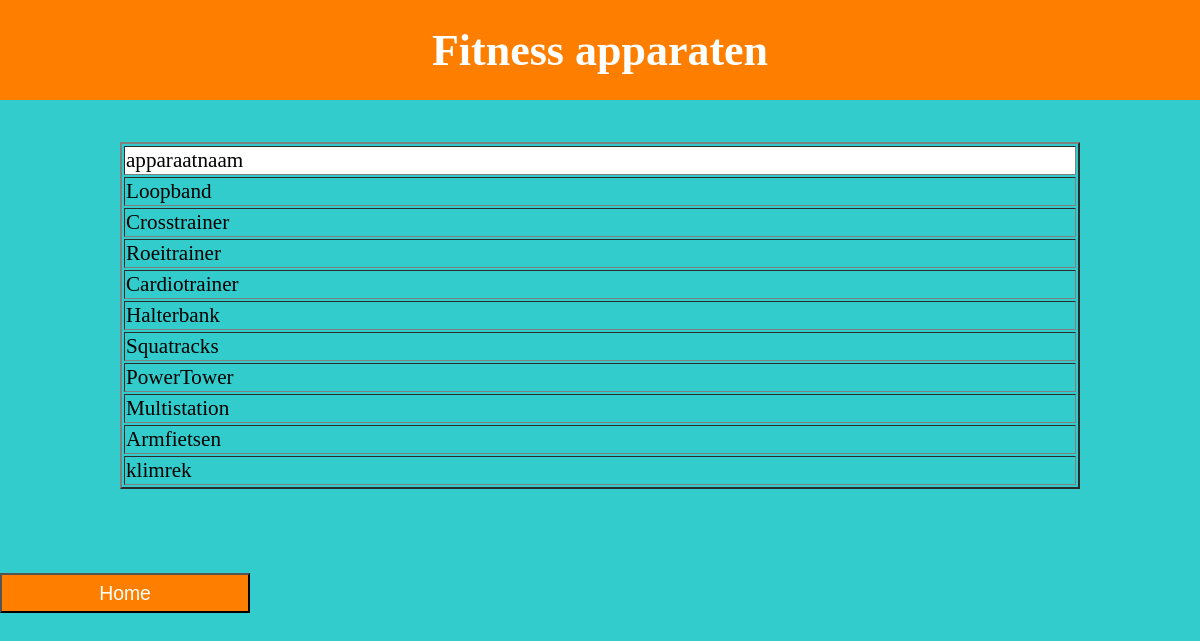
The page /apparaatnaam.php on the database its author committed.
### tables this page shows
CREATE TABLE IF NOT EXISTS `apparaten` (
`Apparaatnr` int(3) NOT NULL,
  `Apparaatnaam` varchar(25) DEFAULT NULL,
  `Kostenpermaand` varchar(2) DEFAULT NULL
);

### apparaatnaam.php (the view, shortened to what this page needs)
<html>
<head>
	<link rel='stylesheet' type='text/css' href='fit.css'>
	</head>
	<body>
	<header>
	<h1>Fitness apparaten</h1>
	</header>
	<BR><BR>
	<?php
	require_once'DBCONFIG.php';
	try
	{
	$sQuery = "SELECT Apparaatnaam FROM apparaten";
	$oStmt = $db->prepare($sQuery);
	$oStmt->execute();
		if($oStmt->rowcount()>0)
		{
			echo '<table border="2">';
			echo '<thead>';
			echo '<td>apparaatnaam</td>';
			echo '</thead>';
			while($aRow =$oStmt->fetch(PDO::FETCH_ASSOC))
			{
				echo '<tr>';
				echo '<td>'.$aRow['Apparaatnaam'].'</td>';
				echo '</tr>';
			}
			echo '</table>';
		}
		else
		{
		echo 'Helaas, geen gegevens bekend';
		}
	}
	catch(PDOException $e)
	{
		$sMsg= '<p>
		Regelnummer: '.$e->getLine().'<br/>
		Bestand: '.$e->getFile().'<br/>
		Foutmelding: '.$e->getMessage().'
		</p>';
		trigger_error($sMsg);
	}
?>
<BR><BR><BR><BR>	<a href="Basicfit.html"><input type ="button" value = "Home""></a>
</body>
</html>

### fit.css (style rules this page uses)
input[type=button] { width:250px; height:40px; font-size:110%; background-color: #fe7e00; color: white; float: left; }
body { padding:0 auto 0 auto; margin:0 auto 0 auto; font-family:Cambria, Georgia, serif, arial; font-size:110%; background-color:#33CCCC; }
a:link { text-decoration: none; }
header { background-color:#fe7e00; color: white; height:100px; margin: 0 0 0 0; }
h1 { font-size:250%; margin: 0 0 0 0; text-align:center; padding-top:25px; }
table { margin: 0 auto; width:80%; font-family: calibri; font-size: 1.2em; }
thead { background: #ffffff; }

### rows shown on the page
apparaten: Apparaatnaam "Loopband"
apparaten: Apparaatnaam "Crosstrainer"
apparaten: Apparaatnaam "Roeitrainer"
apparaten: Apparaatnaam "Cardiotrainer"
apparaten: Apparaatnaam "Halterbank"
apparaten: Apparaatnaam "Squatracks"
apparaten: Apparaatnaam "PowerTower"
apparaten: Apparaatnaam "Multistation"
apparaten: Apparaatnaam "Armfietsen"
apparaten: Apparaatnaam "klimrek"
